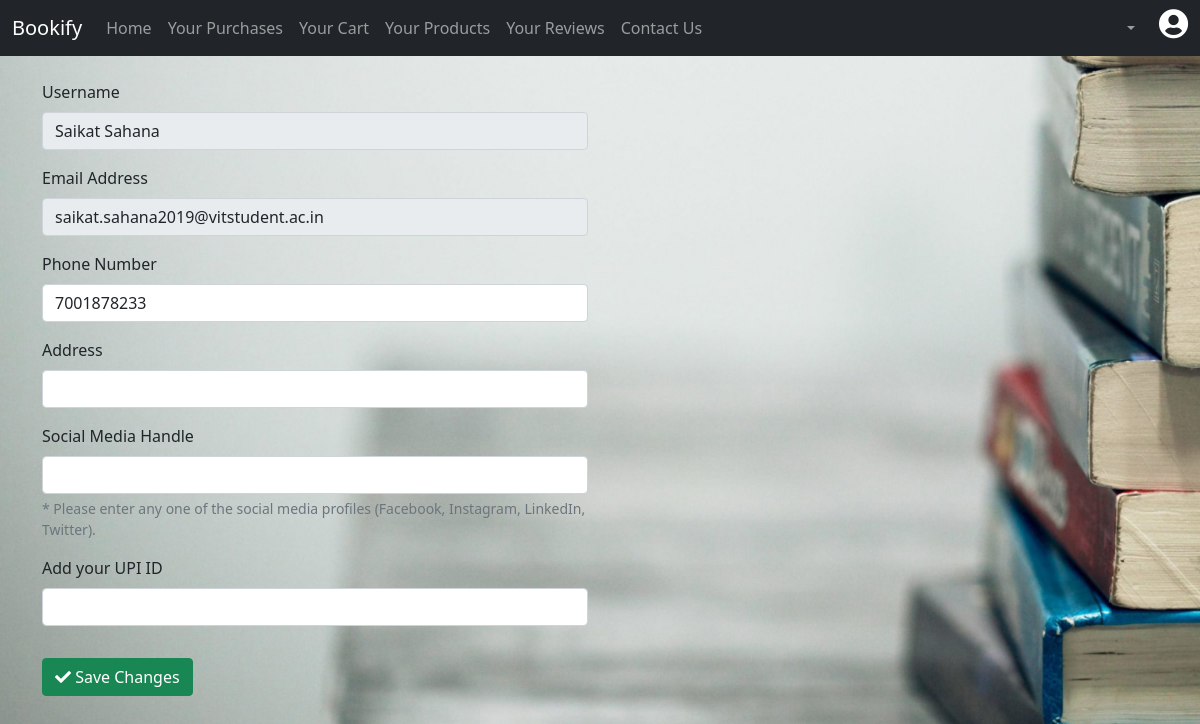
Before: /profile/saikat.sahana2019@vitstudent.ac.in with the older database file.
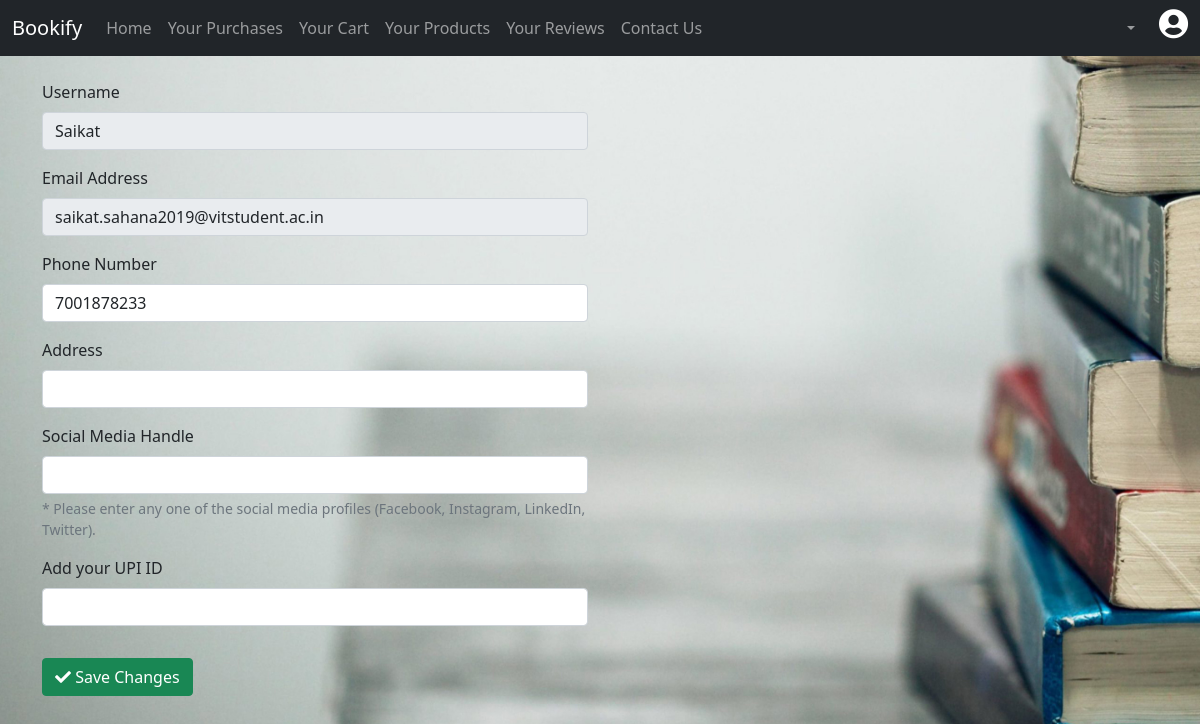
After: the same page with the newer database file.
### tables this page shows
CREATE TABLE "users" (
	"username"	TEXT NOT NULL,
	"email"	TEXT NOT NULL UNIQUE,
	"phone"	INTEGER NOT NULL,
	"password"	TEXT NOT NULL,
	"social"	TEXT,
	"address"	TEXT,
	"upi"	TEXT,
	PRIMARY KEY("email")
);

### server.py (the view)
@app.route('/profile/<email>')
def profile(email):
    email=str(email)
    conn = sqlite3.connect("bookify.db")
    q1 = "select * from users where email = '{em}'".format(em=email)
    rows = conn.execute(q1)
    rows = rows.fetchall()
    rows[0] = list(rows[0])
    for i in range(0,len(rows[0])):
        if (rows[0][i] == None):
            rows[0][i] = ""
    print(rows)
    return render_template("profile.html",rows=rows)

### templates/profile.html (shortened to what this page needs)
<!doctype html>
<html lang="en">
  <head>
    <link href="https://cdn.jsdelivr.net/npm/bootstrap@5.0.2/dist/css/bootstrap.min.css" rel="stylesheet">
    <link rel="stylesheet" href="https://cdnjs.cloudflare.com/ajax/libs/font-awesome/5.15.4/css/all.min.css"/>
    <link rel="stylesheet" href="../static/css/profile.css">
  </head>
  <body>
    <nav class="navbar navbar-expand-lg navbar-dark bg-dark">
        <div class="container-fluid">
          <a class="navbar-brand" href="#">Bookify</a>
          <div class="collapse navbar-collapse" id="navbarSupportedContent">
            <ul class="navbar-nav me-auto mb-2 mb-lg-0">
              <li class="nav-item">
                <a class="nav-link" aria-current="page" href="/dashboard">Home</a>
              </li>
              <li class="nav-item">
                <a class="nav-link" href="#">Your Purchases</a>
              </li>
              <li class="nav-item">
                <a class="nav-link" href="#">Your Cart</a>
              </li>
              <li class="nav-item">
                <a class="nav-link" href="#">Your Products</a>
              </li>
              <li class="nav-item">
                <a class="nav-link" href="#">Your Reviews</a>
              </li>
              <li class="nav-item">
                <a class="nav-link" href="#">Contact Us</a>
              </li>
            </ul>
            <ul class="navbar-nav d-flex mb-2 mb-lg-0">
                <li class="nav-item dropdown">
                    <a class="nav-link dropdown-toggle" href="#" id="navbarDropdown" role="button" data-bs-toggle="dropdown" aria-expanded="false">
                    </a>
                  </li>
                  <li class="nav-item">
                    <p id="username" style="color:#fff" class="px-2 mb-2 nav-link"></p>
                </li>
                  <li class="nav-item">
                    <a id="profile" class=""><i class="fas fa-user-circle mb-2"></i></a>
                </li>
            </ul>
        </div>
      </nav>
      <div class="container py-4">
        <form action = "/update_details", method="post">
            <div class="row">
                <div class="col-lg-6 mb-3">
                    <label for="username" class="form-label">Username</label>
                    <input name="username" type="text" class="form-control" id="username" value="{{rows[0][0]}}" readonly>
                  </div>
            </div>
            <div class="row">
                <div class="col-lg-6 mb-3">
                    <label for="email" class="form-label">Email Address</label>
                    <input name="email" type="email" class="form-control" id="email" value="{{rows[0][1]}}" aria-describedby="emailHelp" readonly>
                  </div>
            </div>
            <div class="row">
                <div class="col-lg-6 mb-3">
                    <label for="phone" class="form-label">Phone Number</label>
                    <input name="phone" type="number" required class="form-control" id="phone" value="{{rows[0][2]}}" aria-describedby="emailHelp">
                  </div>
            </div>
            <div class="row">
                <div class="col-lg-6 mb-3">
                    <label for="address" class="form-label">Address</label>
                    <input name="address" required value="{{rows[0][5]}}" type="text" class="form-control" id="address">
                  </div>
            </div>
            <div class="row">
                <div class="col-lg-6 mb-3">
                    <label for="social" class="form-label">Social Media Handle</label>
                    <input name="social" value="{{rows[0][4]}}" type="text" class="form-control" id="social">
                    <div id="socialHelp" class="form-text">* Please enter any one of the social media profiles (Facebook, Instagram, LinkedIn, Twitter).</div>
                  </div>
            </div>
            <div class="row">
                <div class="col-lg-6 mb-3">
                    <label for="upi" class="form-label">Add your UPI ID</label>
                    <input value="{{rows[0][6]}}" name="upi" required type="text" class="form-control" id="upi">
                  </div>
            </div>
            <button type="submit" class="btn btn-success mt-3"><i class="fas fa-check"></i> Save Changes</button>
          </form>
      </div>
  </body>
</html>

### static/css/profile.css (style rules this page uses)
body { height: 100vh; background-image: url(../images/back.jpg); background-attachment: fixed; background-size: 100vw 100%; background-position: center; background-repeat: no-repeat; }
#profile { border-radius: 50%; }
#profile i { font-size: 30px; color: #fff; }
.nav-item { display: flex; justify-content: center; flex-direction: column; align-items: center; }
input[type=number] { -moz-appearance: textfield; }

Changed rows visible on the page:
changed users "saikat.sahana2019@vitstudent.ac.in": username "Saikat Sahana" → "Saikat"
